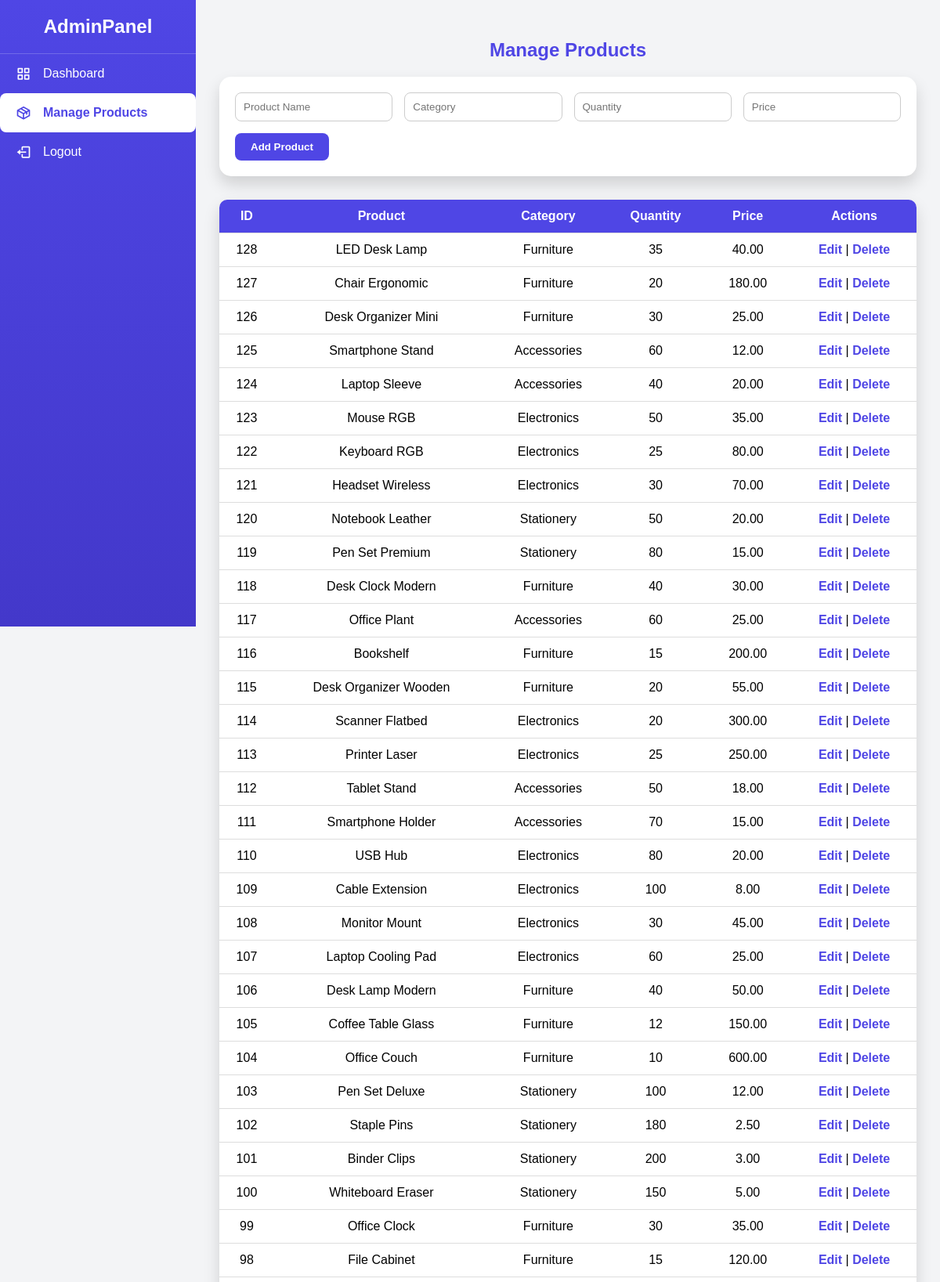
Screenshot of /manage_products.php (signed in, upper part) with the database file from the repository.
### tables this page shows
CREATE TABLE `products` (
  `id` int(11) NOT NULL,
  `product_name` varchar(100) DEFAULT NULL,
  `category` varchar(50) DEFAULT NULL,
  `quantity` int(11) DEFAULT NULL,
  `price` decimal(10,2) DEFAULT NULL
);

### manage_products.php (the view, shortened to what this page needs)
<?php
$conn = new mysqli("localhost","root","","company_portal");
?>
<!DOCTYPE html>
<html>
<head>
<link href="https://cdn.jsdelivr.net/npm/boxicons@2.1.4/css/boxicons.min.css" rel="stylesheet">
</head>
<body>
<div class="sidebar">
    <div class="logo">AdminPanel</div>
    <ul>
        <li><i class='bx bx-grid-alt'></i> <a href="admin_dashboard.php" style="color:inherit;">Dashboard</a></li>
        <li class="active"><i class='bx bx-package'></i> Manage Products</li>
        <li><i class='bx bx-log-out'></i> <a href="logout.php" style="color:inherit;">Logout</a></li>
    </ul>
</div>
<div class="main-content">
    <h2>Manage Products</h2>
    <form method="POST" action="">
        <input type="text" name="product_name" placeholder="Product Name" required>
        <input type="text" name="category" placeholder="Category" required>
        <input type="number" name="quantity" placeholder="Quantity" required>
        <input type="number" step="0.01" name="price" placeholder="Price" required>
        <button type="submit" name="add_product">Add Product</button>
    </form>
    <table>
        <tr><th>ID</th><th>Product</th><th>Category</th><th>Quantity</th><th>Price</th><th>Actions</th></tr>
        <?php
        $res=$conn->query("SELECT * FROM products ORDER BY id DESC");
        while($row=$res->fetch_assoc()){
            echo "<tr>
            <td>{$row['id']}</td>
            <td>{$row['product_name']}</td>
            <td>{$row['category']}</td>
            <td>{$row['quantity']}</td>
            <td>{$row['price']}</td>
            <td>
            <a href='edit_product.php?edit={$row['id']}'>Edit</a> |
            <a href='product_crud.php?delete={$row['id']}'>Delete</a>
            </td>
            </tr>";
        }
        ?>
    </table>
</div>
</body>
</html>

### manage_products.php (style rules this page uses)
body { font-family:'Poppins',sans-serif; background:#f3f4f6; margin:0; display:flex; }
a { text-decoration:none;color:inherit; }
.sidebar { width:250px; background:linear-gradient(180deg,#4f46e5,#4338ca); min-height:100vh; display:flex; flex-direction:column; position:fixed; z-index:10; }
.sidebar .logo { color:white; font-size:24px; font-weight:700; text-align:center; padding:20px 0; border-bottom:1px solid rgba(255,255,255,0.2); }
.sidebar ul { list-style:none; padding:0; margin:0; }
.sidebar ul li { padding:15px 20px; display:flex; align-items:center; transition:0.3s; cursor:pointer; color:white; }
.sidebar ul li i { font-size:20px; margin-right:15px; }
.sidebar ul li.active { background:white; color:#4f46e5; border-radius:8px; font-weight:600; }
.sidebar ul li.active i { color:#4f46e5; }
.main-content { margin-left:250px; flex:1; padding:30px; }
h2 { text-align:center; margin-bottom:20px; color:#4f46e5; }
form { background:white; padding:20px; border-radius:15px; box-shadow:0 10px 20px rgba(0,0,0,0.15); display:flex; flex-wrap:wrap; gap:15px; margin-bottom:30px; }
form input { flex:1; padding:10px; border-radius:8px; border:1px solid #ccc; transition:0.3s; }
form button { padding:10px 20px; background:#4f46e5; color:white; border:none; border-radius:8px; font-weight:600; cursor:pointer; transition:0.3s; }
table { width:100%; border-collapse:collapse; background:white; border-radius:10px; overflow:hidden; box-shadow:0 10px 20px rgba(0,0,0,0.15); }
th,td { padding:12px; border-bottom:1px solid #ddd; text-align:center; }
th { background:#4f46e5; color:white; }
td a { color:#4f46e5; font-weight:600; text-decoration:none; }

### rows the page displays
products: id "128", product_name "LED Desk Lamp", category "Furniture", quantity "35", price "40.00"
products: id "127", product_name "Chair Ergonomic", category "Furniture", quantity "20", price "180.00"
products: id "126", product_name "Desk Organizer Mini", category "Furniture", quantity "30", price "25.00"
products: id "125", product_name "Smartphone Stand", category "Accessories", quantity "60", price "12.00"
products: id "124", product_name "Laptop Sleeve", category "Accessories", quantity "40", price "20.00"
products: id "123", product_name "Mouse RGB", category "Electronics", quantity "50", price "35.00"
products: id "122", product_name "Keyboard RGB", category "Electronics", quantity "25", price "80.00"
products: id "121", product_name "Headset Wireless", category "Electronics", quantity "30", price "70.00"
products: id "120", product_name "Notebook Leather", category "Stationery", quantity "50", price "20.00"
products: id "119", product_name "Pen Set Premium", category "Stationery", quantity "80", price "15.00"
products: id "118", product_name "Desk Clock Modern", category "Furniture", quantity "40", price "30.00"
products: id "117", product_name "Office Plant", category "Accessories", quantity "60", price "25.00"
products: id "116", product_name "Bookshelf", category "Furniture", quantity "15", price "200.00"
products: id "115", product_name "Desk Organizer Wooden", category "Furniture", quantity "20", price "55.00"
products: id "114", product_name "Scanner Flatbed", category "Electronics", quantity "20", price "300.00"
products: id "113", product_name "Printer Laser", category "Electronics", quantity "25", price "250.00"
products: id "112", product_name "Tablet Stand", category "Accessories", quantity "50", price "18.00"
products: id "111", product_name "Smartphone Holder", category "Accessories", quantity "70", price "15.00"
products: id "110", product_name "USB Hub", category "Electronics", quantity "80", price "20.00"
products: id "109", product_name "Cable Extension", category "Electronics", quantity "100", price "8.00"
products: id "108", product_name "Monitor Mount", category "Electronics", quantity "30", price "45.00"
products: id "107", product_name "Laptop Cooling Pad", category "Electronics", quantity "60", price "25.00"
products: id "106", product_name "Desk Lamp Modern", category "Furniture", quantity "40", price "50.00"
products: id "105", product_name "Coffee Table Glass", category "Furniture", quantity "12", price "150.00"
products: id "104", product_name "Office Couch", category "Furniture", quantity "10", price "600.00"
products: id "103", product_name "Pen Set Deluxe", category "Stationery", quantity "100", price "12.00"
products: id "102", product_name "Staple Pins", category "Stationery", quantity "180", price "2.50"
products: id "101", product_name "Binder Clips", category "Stationery", quantity "200", price "3.00"
products: id "100", product_name "Whiteboard Eraser", category "Stationery", quantity "150", price "5.00"
products: id "99", product_name "Office Clock", category "Furniture", quantity "30", price "35.00"
products: id "98", product_name "File Cabinet", category "Furniture", quantity "15", price "120.00"
